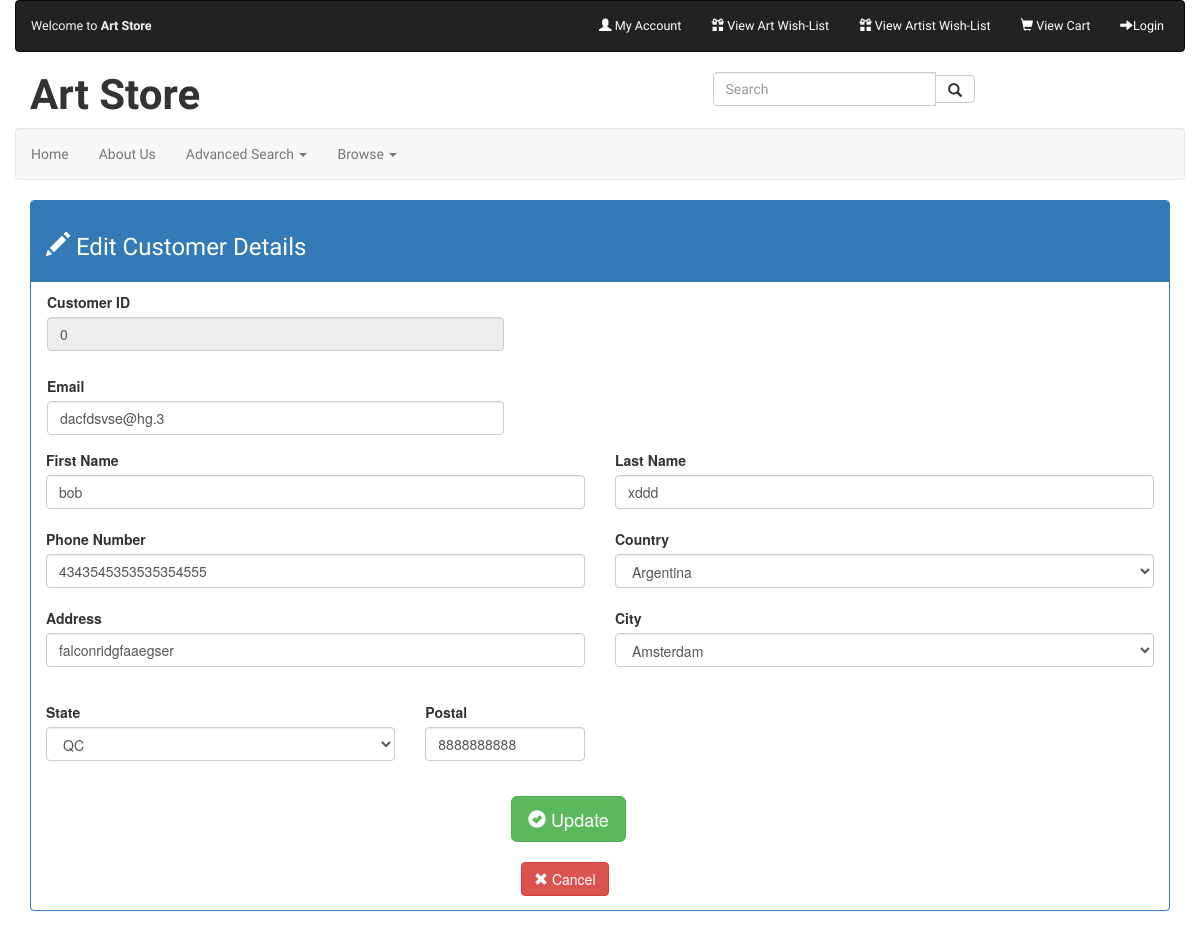
/edit-customer.php?customerid=0 (signed in), run on the app's committed database.
### tables this page shows
CREATE TABLE `customers` (
  `CustomerID` int(11) NOT NULL,
  `FirstName` varchar(255) DEFAULT NULL,
  `LastName` varchar(255) DEFAULT NULL,
  `Address` varchar(255) DEFAULT NULL,
  `City` varchar(255) DEFAULT NULL,
  `Region` varchar(255) DEFAULT NULL,
  `Country` varchar(255) DEFAULT NULL,
  `Postal` varchar(255) DEFAULT NULL,
  `Phone` varchar(255) DEFAULT NULL,
  `Email` varchar(255) DEFAULT NULL,
  `Privacy` varchar(255) DEFAULT NULL
);

### classes/customerlist.class.php (called while the page is built, shortened)
<?php
class CustomerList{
    private $customerID;
    private $firstName;
    private $lastName;
    private $address;
    private $city;
    private $region;
    private $country;
    private $postal;
    private $phone;
    private $email;
    public function __construct($cId, $fn, $ln, $add, $city, $reg, $count, $post, $phon, $emal, $privc)
    {
        $this->customerID = $cId;
        $this->firstName = $fn;
        $this->lastName = $ln;
        $this->address = $add;
        $this->city = $city;
        $this->region = $reg;
        $this->country = $count;
        $this->postal = $post;
        $this->phone = $phon;
        $this->email = $emal;
    }
    public function getCustomerId() {
        return $this->customerID;
    }
    public function getFirstName() {
        return $this->firstName;
    }
    public function getLastName() {
        return $this->lastName;
    }
    public function getAddress() {
        return $this->address;
    }
    public function getCity() {
        return $this->city;
    }
    public function getRegion() {
        return $this->region;
    }
    public function getCountry() {
        return $this->country;
    }
    public function getPostal() {
        return $this->postal;
    }
    public function getPhone() {
        return $this->phone;
    }
    public function getEmail() {
        return $this->email;
    }
}
?>

### edit-customer.php (the view, shortened to what this page needs)
<?php
include "includes/customer-validation.php";
include 'includes/primary-navigation.inc.php';
include "includes/head.inc.php";
include "classes/customerlist.class.php";
$customerID = $_GET['customerid'];
  try {
      $pdo = new PDO(DBCONNSTRING,DBUSER,DBPASS);
      $pdo->setAttribute(PDO::ATTR_ERRMODE, PDO::ERRMODE_EXCEPTION);
      $sql = "SELECT * FROM Customers WHERE CustomerID = $customerID; ";
      $result = $pdo->query($sql);
      while ($row = $result->fetch()) {
          $aCustomer = new CustomerList($row['CustomerID'],$row['FirstName'],$row['LastName'],$row['Address'],
              $row['City'],$row['Region'], $row['Country'],$row['Postal'], $row['Phone'], $row['Email'], $row['Privacy']);
      }
  }
  catch (PDOException $e) {
      die($e->getMessage());
  }
?>
<!DOCTYPE html>
<html lang="en">
<body>
<div class="panel panel-primary">
    <div class="panel-heading">
        <h3 class="google-font"><span class = "glyphicon glyphicon-pencil"> </span> Edit Customer Details </h3>
    </div>
    <form  method = "post" action = "<?php echo $_SERVER["PHP_SELF"]; echo "?customerid=" . $aCustomer->getCustomerId();?>">
        <div class="form-group row">
            <div class="col-md-5" style = "margin-left: 16px; margin-top: 10px;">
                <div id = "email">
                    <label for="inputEmail4">Customer ID</label>
                    <input type="email" class="form-control" name = "customerid" value="<?php echo $aCustomer->getCustomerId();?>" readonly>
                </div>
            </div>
        </div>
        <div class="form-group row">
            <div class="col-md-5" style = "margin-left: 16px; margin-top: 10px;">
                <div id = "email">
                    <label for="inputEmail4">Email</label>
                    <input type="email" class="form-control" name = "email" placeholder="Email" value="<?php echo $aCustomer->getEmail();?>">
                </div>
            </div>
        </div>
        <div class="form-group row-md-5">
            <div id = "firstname" class="col-md-6">
                <label for="firstname">First Name</label>
                <input type="text" class="form-control" name = "firstname" placeholder="First Name" value="<?php echo $aCustomer->getFirstName();?>">
                <br/>
            </div>
            <div id = "lastname" class="col-md-6">
                <label for="lastname">Last Name</label>
                <input type="text" class="form-control" name = "lastname" placeholder="Last Name" value="<?php echo $aCustomer->getLastName();?>">
                <br/>
            </div>
        </div>
        <div class="form-group row-md-5" >
            <div id = "phone" class="col-md-6">
                <label for="phone">Phone Number</label>
                <input type="text" class="form-control" name="phone" placeholder="Phone Number" value = "<?php echo $aCustomer->getPhone(); ?>" maxlength="19">
                <br/>
            </div>
        </div>
        <div class="form-group row-md-5">
            <div id = "country" class="col-md-6">
                <label for="country">Country</label>
                <select class="form-control" name = "country" id="country">
                    <option><?php echo $aCustomer->getCountry();?></option>
                </select>
                <br/>
            </div>
        </div>
        <div class="form-group">
            <div id = "address" class = "col-md-6">
                <label for="inputAddress">Address</label>
                <input type="text" class="form-control" name = "address" id="address" placeholder="1234 Main St" value="<?php echo $aCustomer->getAddress(); ?>">
                <br/>
            </div>
        </div>
        <div class="form-row">
            <div class="form-group col-md-6">
                <label for="city">City</label>
                <select class="form-control" name = "city" id="city">
                    <option><?php echo $aCustomer->getCity();?></option>
                </select>
                <br/>
            </div>
            <div class="form-group col-md-4">
                <label for="state">State</label>
                <select class="form-control" name = "region" id="state">
                    <option><?php echo $aCustomer->getRegion();?></option>
                </select>
                <br/>
            </div>
            <div class="form-group col-md-2">
                <label for="postal">Postal</label>
                <input type="text" class="form-control" name = "postal" id="postal" value = "<?php echo $aCustomer->getPostal(); ?>" maxlength="10">
            </div>
        </div>
        <br/>
        <br/>
        <div class = "form-group row">
            <div class = "col-md-12">
                <button type="submit" class="btn btn-success btn-lg" value = "Submit Form" name = "update" style = "margin-left: 480px"><span class="glyphicon glyphicon-ok-sign"></span> Update</button>
            </div>
        </div>
    </form>
    <form action="customer-list.php" style = "margin-left: 470px; margin-top: -30px;">
        <button type="submit" name = "cupdate" class="btn btn btn-danger btn-s" style = "margin-top: 20px; margin-left: 20px;"><span class = "glyphicon glyphicon-remove"></span> Cancel</button>
</div>
</div>
</body>
</html>

### css/common.css (style rules this page uses)
.google-font { font-family: 'PT Sans Caption', sans-serif; }

### data on the page
customers: customerid "0", email "dacfdsvse@hg.3", firstname "bob", lastname "xddd", phone "4343545353535354555", country "Argentina", address "falconridgfaaegser", city "Amsterdam", region "QC", postal "8888888888"

### other printed values
$btn "Login"
